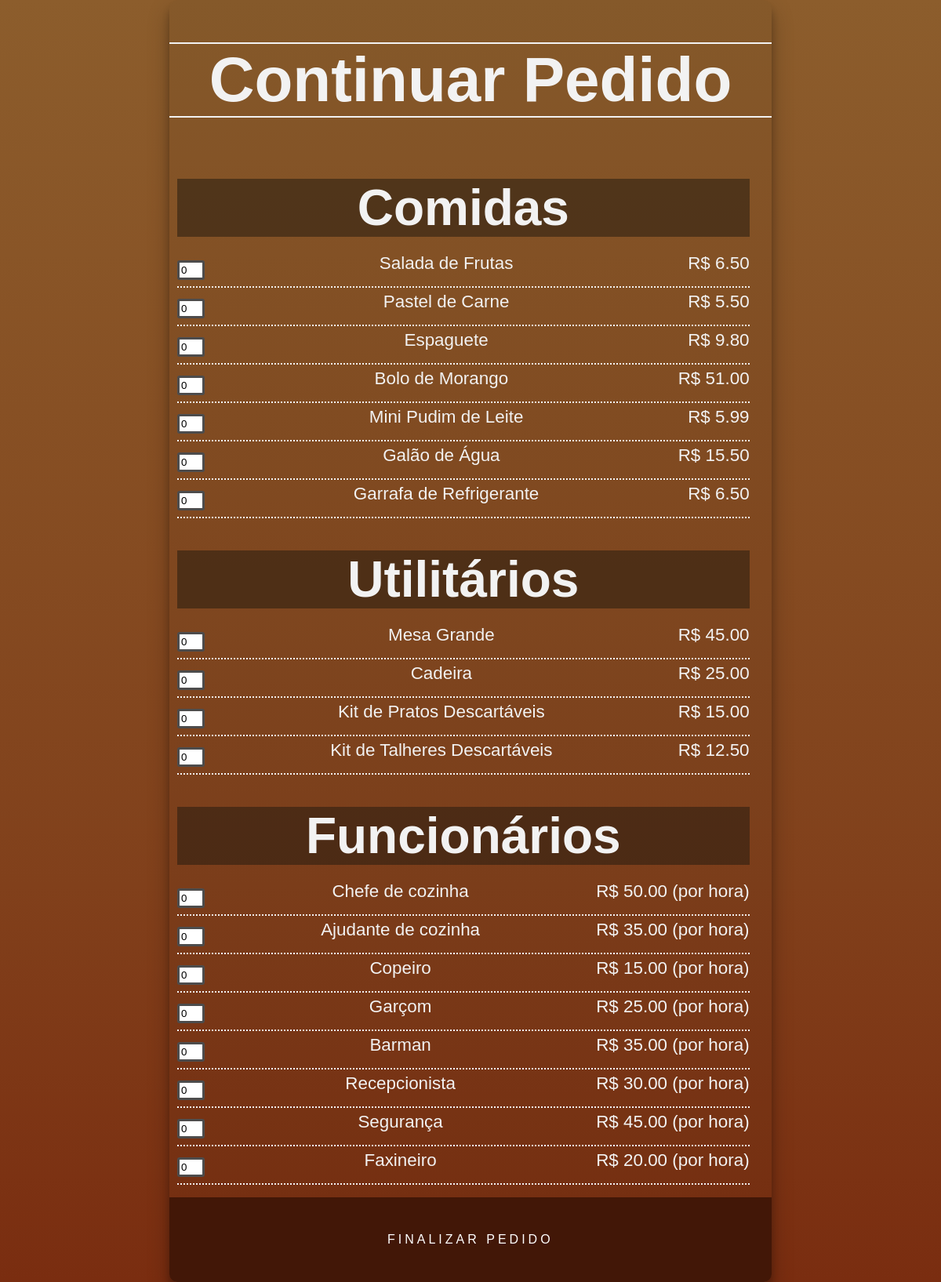
/FrontEnd/views/Pedido.php, run on the app's committed database.
### tables this page shows
CREATE TABLE comidas (
	id_comida SMALLINT UNSIGNED AUTO_INCREMENT,
	nome_comida VARCHAR(50) NOT NULL,
	preco_comida DECIMAL(11, 2) UNSIGNED NOT NULL,  
	estoque_comida MEDIUMINT UNSIGNED NOT NULL,
	tipo VARCHAR(9) NOT NULL,  
  	categoria VARCHAR(50) NOT NULL,
	descricao_comida TINYTEXT,
	url_imagem_c TEXT NOT NULL,
		PRIMARY KEY (id_comida)
);

CREATE TABLE utilitarios (
	id_utilitario SMALLINT UNSIGNED AUTO_INCREMENT,
	nome_utilitario VARCHAR(50) NOT NULL,
	preco_utilitario DECIMAL(11, 2) UNSIGNED NOT NULL,  
	estoque_utilitario MEDIUMINT UNSIGNED NOT NULL,
	descricao_utilitario TINYTEXT,
	url_imagem_u TEXT NOT NULL,
		PRIMARY KEY (id_utilitario)
);

### FrontEnd/views/Pedido.php (the view, shortened to what this page needs)
<?php
  include("../../PHP/conexao.php");
  $sql = "SELECT * FROM comidas";
    $consultaC = mysqli_query($mysqli, $sql);
  $sql = "SELECT * FROM utilitarios";
    $consultaU = mysqli_query($mysqli, $sql);
  $cargos = array(
    "Chefe de cozinha" => 50,
    "Ajudante de cozinha" => 35,
    "Copeiro" => 15,
    "Garçom" => 25,
    "Barman" => 35,
    "Recepcionista" => 30,
    "Segurança" => 45,
    "Faxineiro" => 20
  );
?>
<!DOCTYPE html>
<html lang="pt">
<head>
  <link rel="stylesheet" href="../css/style_comidas.css">
</head>
<body>
  <div class="container" id="food-menu">
    <h1 class="h1">Continuar Pedido</h1>
    <form method="POST" action="../../PHP/Pedidos/acaoPedido.php">
      <section class="content-menu">
        <section class="content-side">
          <section class="items" id="items">
            <article class="plates" id="plates">
              <div class="header1">
                <h1>Comidas</h1>
              </div>
              <ul class="menu-items">
                <?php
                  while ($linhaC = mysqli_fetch_array($consultaC)) {
                ?>
                  <li class="item">
                    <input type="number" class="item-checkbox" value ="0" min="0" max="<?php echo $linhaC['estoque_comida']; ?>"
                      name="qtd_comidas[<?php $linhaC['id_comida'] ?>]">
                    <span class="food" onclick="showPopup(<?php echo $linhaC['id_comida'];?>)"><?php echo $linhaC['nome_comida'];?></span>
                    <span class="price">R$ <?php echo $linhaC['preco_comida'];?></span>
                  </li>
                <?php
                  }
                ?>
              </ul>
            </article>
          </section>
          <section class="items" id="items">
            <article class="drinks" id="drinks">
              <div class="header2">
                <h1>Utilitários</h1>
              </div>
              <ul class="menu-items">
                <?php
                  while ($linhaU = mysqli_fetch_array($consultaU)) {
                ?>
                  <li class="item">
                    <input type="number" class="item-checkbox" value ="0" min="0" max="<?php echo $linhaU['estoque_utilitario']; ?>"
                        name="qtd_utilitarios[<?php $linhaU['id_utilitario'] ?>]">
                    <span class="food" onclick="showPopup(<?php echo $linhaU['id_utilitario'];?>)"><?php echo $linhaU['nome_utilitario'];?></span>
                    <span class="price">R$ <?php echo $linhaU['preco_utilitario'];?></span>
                  </li>
                <?php
                  }
                ?>
              </ul>
            </article>
          </section>
          <section class="items" id="items">
            <article class="drinks" id="dessert">
              <div class="header3">
                <h1>Funcionários</h1>
              </div>
              <ul class="menu-items">
                <?php
                  $sql = "SELECT * FROM funcionarios WHERE cargo=?";
                    $stmt = mysqli_prepare($mysqli, $sql);
                      mysqli_stmt_bind_param($stmt, "s", $cargo);
                  foreach ($cargos as $cargo => $custo_hora) {
                    $consulta = mysqli_stmt_execute($stmt);
                      $resultado = mysqli_stmt_get_result($stmt);
                        $max_cargo = mysqli_num_rows($resultado);
                ?>
                  <li class="item">
                    <input type='number' class="item-checkbox" value ='0' min='0' max='<?php echo $max_cargo;?>'
                      name='qtd_cargos[<?php echo $cargo;?>]'>
                    <span class="food"><?php echo $cargo; ?></span>
                    <span class="price">R$ <?php echo $custo_hora;?>.00 (por hora)</span>
                  </li>
                <?php
                  }
                ?>
              </ul>
            </article>
          </section>
        <input type="submit" id="button" value="Finalizar Pedido">
        </section>
      </section>
    </form>
  </div>
</body>
</html>

### FrontEnd/css/style_comidas.css (style rules this page uses)
html { scroll-behavior: smooth; overflow-x: hidden; }
body { background: rgb(140,93,44); background: linear-gradient(180deg, rgba(140,93,44,1) 0%, rgba(135,80,36,1) 32%, rgba(129,64,27,1) 69%, rgba(122,45,16,1) 100%); color: #f2f2f2; padding: 0; margin: 0; font-family: "Khand", sans-serif; font-weight: lighter; }
.container { width: 80%; margin: auto; }
.items { width: 95%; padding-left: 10px; padding-top: 25px; }
.menu-items { padding: 0; list-style: none; width: 100%; }
.item { display: flex; justify-content: space-between; break-inside: avoid; border-bottom: #f2f2f2 2px dotted; font-size: 1.4em; cursor: pointer; padding-top: 5px; }
.content-menu { display: inline-flex; justify-content: space-between; align-content: center; width: 100%; }
.content-side { display: block; width: 100%; }
.header1 { background-image: url("https://i.postimg.cc/pVwYPntc/prato.jpg"); background-size: cover; }
.header2 { background-image: url("https://i.postimg.cc/DfJPVPRb/bebidas.jpg"); background-size: cover; }
.header3 { background-image: url("https://i.postimg.cc/fTY7yTzz/sobremesa.jpg"); background-size: cover; }
#button { color: #fff; background-color: rgb(66, 23, 7); padding: 45px 278px; font-size: 16px; text-decoration: none; text-transform: uppercase; overflow: hidden; transition: .5s; letter-spacing: 4px; border: 0px; margin: auto; }
.h1 { font-size: 5em; text-align: center; border-top: #f2f2f2 2px solid; border-bottom: #f2f2f2 2px solid; }
section h1 { color: #f2f2f2; font-size: 4em; margin: 0; text-align: center; background-color: rgba(37, 28, 15, 0.534); }
.item-checkbox { display: inline-block; width: 25px; height: 17px; border: 3px solid #4d4c4c; border-radius: 3px; cursor: pointer; margin-top: 9px; margin-bottom: 8px; }
.container { background-color: rgba(0, 0, 0, 0.047); border-radius: 10px; box-shadow: 0 14px 28px rgba(0, 0, 0, 0.25), 0 10px 10px rgba(0, 0, 0, 0.22); position: relative; overflow: hidden; width: 768px; max-width: 100%; min-height: 480px; }

### data on the page
comidas: nome_comida "Salada de Frutas", preco_comida "6.50"
comidas: nome_comida "Pastel de Carne", preco_comida "5.50"
comidas: nome_comida "Espaguete", preco_comida "9.80"
comidas: nome_comida "Bolo de Morango", preco_comida "51.00"
comidas: nome_comida "Mini Pudim de Leite", preco_comida "5.99"
comidas: nome_comida "Galão de Água", preco_comida "15.50"
comidas: nome_comida "Garrafa de Refrigerante", preco_comida "6.50"
utilitarios: nome_utilitario "Mesa Grande", preco_utilitario "45.00"
utilitarios: nome_utilitario "Cadeira", preco_utilitario "25.00"
utilitarios: nome_utilitario "Kit de Pratos Descartáveis", preco_utilitario "15.00"
utilitarios: nome_utilitario "Kit de Talheres Descartáveis", preco_utilitario "12.50"

### other printed values
$cargo "Chefe de cozinha"
$custo_hora "50"
$cargo "Ajudante de cozinha"
$custo_hora "35"
$cargo "Copeiro"
$custo_hora "15"
$cargo "Garçom"
$custo_hora "25"
$cargo "Barman"
$cargo "Recepcionista"
$custo_hora "30"
$cargo "Segurança"
$custo_hora "45"
$cargo "Faxineiro"
$custo_hora "20"
